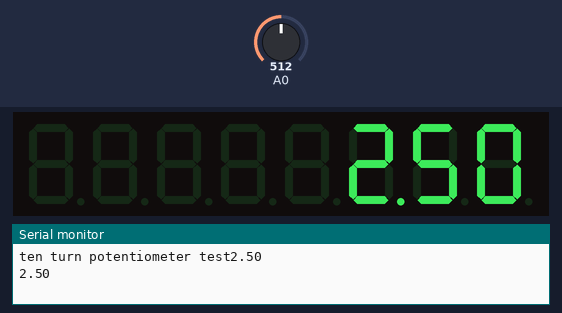
Bench run of a sketch on a simulated Arduino Uno, built with avr-gcc and run on an emulated ATmega328P. On the bench: 8-digit seven-segment display, the last lines printed to the serial monitor. The test bench sets the inputs (shaded band); at power-on: A0 = 512.

Above: at 3.2 s.
3.3 s: A0 set to 716
At 5.1 s:
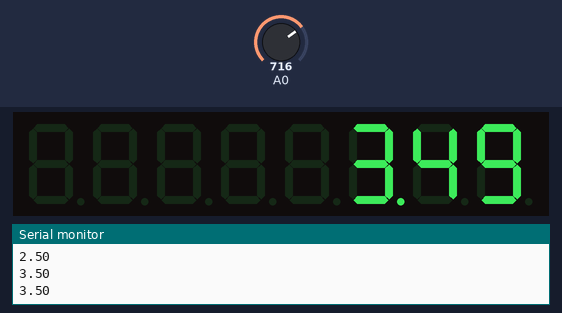
5.5 s: A0 set to 900
At 6.8 s:
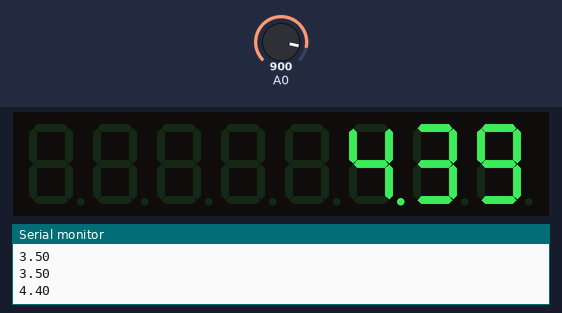
7.5 s: A0 set to 1023
At 8.5 s:
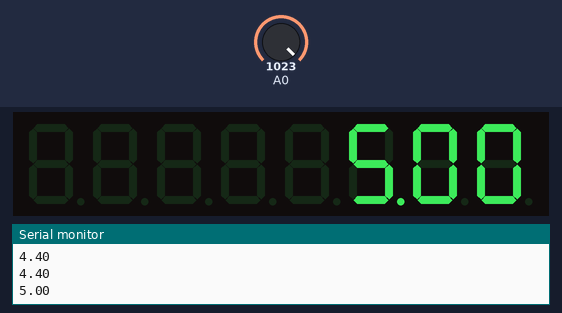
Timing chart, 0 to 10.5 s (numbered marks = the images above; inputs shaded):
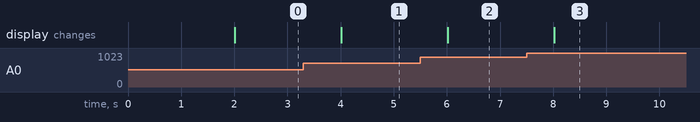

The sketch:

priyanka.ino
```cpp
#define SERIAL_DEBUG //debugging serial port
//ANALOG A0 PIN TO POTENTIOMETER

#define ADC1 A0

//MAX7219 DIGITAL 10 PINS
#define DIN 22
#define CLOCK 26
#define LOAD 24

#include<LedControl.h>

//inputs:DIN pin, CLOCK pin,LOAD pin, no. of chips

LedControl mydisplay=LedControl(DIN,CLOCK,LOAD,1);
unsigned int val=0; //initialisation

void setup()
{
  mydisplay.shutdown(0,false);//turn on display
  mydisplay.setIntensity(0,15);//15=brightest
  mydisplay.setDigit(0,0,9,false);
  mydisplay.setDigit(0,1,8,false);
  mydisplay.setDigit(0,2,7,false);
  mydisplay.setDigit(0,3,6,false);
  mydisplay.setDigit(0,4,5,true);
  mydisplay.setDigit(0,5,4,false);
  mydisplay.setDigit(0,6,3,false);
  mydisplay.setDigit(0,7,2,false);

 #ifdef SERIAL_DEBUG
 Serial.begin(9600);//initializes the serial connection at 9600 bits per second.
 Serial.print("ten turn potentiometer test");//Prints data to the serial port as human-readable ASCII text.
 #endif
 //2 second delay
 delay(2000);

}

unsigned int num,one,ten,hundread=0;
void loop()
{
  //read the ten turn potentiometer input pin
  val=analogRead(A0);
  float converted = fmap(val,0,1023,0.0,5.00);

  #ifdef SERIAL_DEBUG
  Serial.println(converted);
  #endif
  //clear display
  mydisplay.clearDisplay(0);
  //display the ADC valueon max7219
  if(converted>0.0 && converted<=5.00)//for printing decimal values

  {
    num=converted*100;
    one=num%10;
    ten=(num/10)%10;
    hundread=(num/100)%10;
    mydisplay.setDigit(0,0,(byte)one,0);
    //mydisplay.setdigit(addr,digits,value,dp);
    mydisplay.setDigit(0,1,(byte)ten,0);
    mydisplay.setDigit(0,2,(byte)hundread,1);
  }
  //1000ms delay
  delay(1000);

}
//float interpolation function,for mapping the ADC reading
float fmap(float X,float in_min,float in_max,float out_min,float out_max)

{
  return(X-in_min)*(out_max-out_min)/(in_max-in_min)+out_min;
}
```

Measured:
- after the input at 3.3 s, the display: changes after 0.71 s (image 1)
- after the input at 5.5 s, the display: changes after 0.52 s (image 2)
- after the input at 7.5 s, the display: changes after 0.52 s (image 3)
